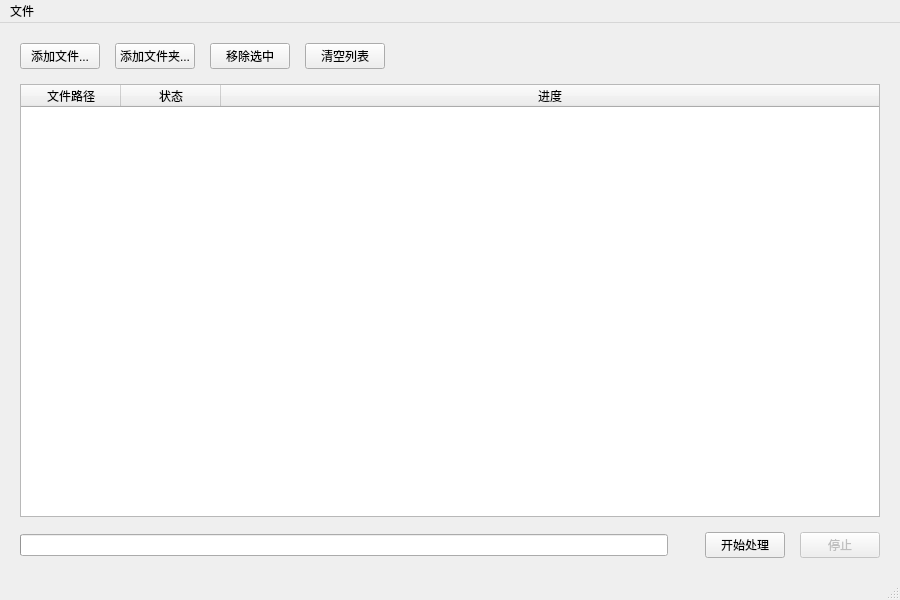
<?xml version="1.0" encoding="UTF-8"?>
<ui version="4.0">
 <class>MainWindow</class>
 <widget class="QMainWindow" name="MainWindow">
  <property name="geometry">
   <rect>
    <x>0</x>
    <y>0</y>
    <width>900</width>
    <height>600</height>
   </rect>
  </property>
  <property name="windowTitle">
   <string>视频/图片批量水印工具</string>
  </property>
  <widget class="QWidget" name="centralwidget">
   <layout class="QVBoxLayout" name="verticalLayout">
    <property name="spacing">
     <number>15</number>
    </property>
    <property name="leftMargin">
     <number>20</number>
    </property>
    <property name="topMargin">
     <number>20</number>
    </property>
    <property name="rightMargin">
     <number>20</number>
    </property>
    <property name="bottomMargin">
     <number>20</number>
    </property>
    <item>
     <layout class="QHBoxLayout" name="topLayout">
      <item>
       <widget class="QPushButton" name="btnAddFiles">
        <property name="text">
         <string>添加文件...</string>
        </property>
        <property name="icon">
         <iconset>
          <normaloff>icons/add.png</normaloff>icons/add.png</iconset>
        </property>
       </widget>
      </item>
      <item>
       <widget class="QPushButton" name="btnAddFolder">
        <property name="text">
         <string>添加文件夹...</string>
        </property>
       </widget>
      </item>
      <item>
       <widget class="QPushButton" name="btnRemove">
        <property name="text">
         <string>移除选中</string>
        </property>
       </widget>
      </item>
      <item>
       <widget class="QPushButton" name="btnClear">
        <property name="text">
         <string>清空列表</string>
        </property>
       </widget>
      </item>
      <item>
       <spacer name="horizontalSpacer">
        <property name="orientation">
         <enum>Qt::Horizontal</enum>
        </property>
        <property name="sizeHint" stdset="0">
         <size>
          <width>40</width>
          <height>20</height>
         </size>
        </property>
       </spacer>
      </item>
     </layout>
    </item>
    <item>
     <widget class="QTableWidget" name="tableFiles">
      <property name="selectionBehavior">
       <enum>QAbstractItemView::SelectRows</enum>
      </property>
      <property name="columnCount">
       <number>3</number>
      </property>
      <attribute name="horizontalHeaderStretchLastSection">
       <bool>true</bool>
      </attribute>
      <column>
       <property name="text">
        <string>文件路径</string>
       </property>
      </column>
      <column>
       <property name="text">
        <string>状态</string>
       </property>
      </column>
      <column>
       <property name="text">
        <string>进度</string>
       </property>
      </column>
     </widget>
    </item>
    <item>
     <layout class="QHBoxLayout" name="bottomLayout">
      <item>
       <widget class="QProgressBar" name="progressBar">
        <property name="value">
         <number>0</number>
        </property>
        <property name="textVisible">
         <bool>false</bool>
        </property>
       </widget>
      </item>
      <item>
       <widget class="QLabel" name="lblLoading">
        <property name="text">
         <string/>
        </property>
        <property name="fixedSize">
         <size>
          <width>24</width>
          <height>24</height>
         </size>
        </property>
        <property name="scaledContents">
         <bool>true</bool>
        </property>
       </widget>
      </item>
      <item>
       <widget class="QPushButton" name="btnStart">
        <property name="text">
         <string>开始处理</string>
        </property>
        <property name="icon">
         <iconset>
          <normaloff>icons/play.png</normaloff>icons/play.png</iconset>
        </property>
       </widget>
      </item>
      <item>
       <widget class="QPushButton" name="btnStop">
        <property name="enabled">
         <bool>false</bool>
        </property>
        <property name="text">
         <string>停止</string>
        </property>
       </widget>
      </item>
     </layout>
    </item>
   </layout>
  </widget>
  <widget class="QMenuBar" name="menubar">
   <property name="geometry">
    <rect>
     <x>0</x>
     <y>0</y>
     <width>900</width>
     <height>22</height>
    </rect>
   </property>
   <widget class="QMenu" name="menuFile">
    <property name="title">
     <string>文件</string>
    </property>
    <addaction name="actionSettings"/>
    <addaction name="separator"/>
    <addaction name="actionExit"/>
   </widget>
   <addaction name="menuFile"/>
  </widget>
  <widget class="QStatusBar" name="statusbar"/>
  <action name="actionSettings">
   <property name="text">
    <string>设置 (Preferences)...</string>
   </property>
  </action>
  <action name="actionExit">
   <property name="text">
    <string>退出</string>
   </property>
  </action>
 </widget>
 <resources/>
 <connections/>
</ui>
